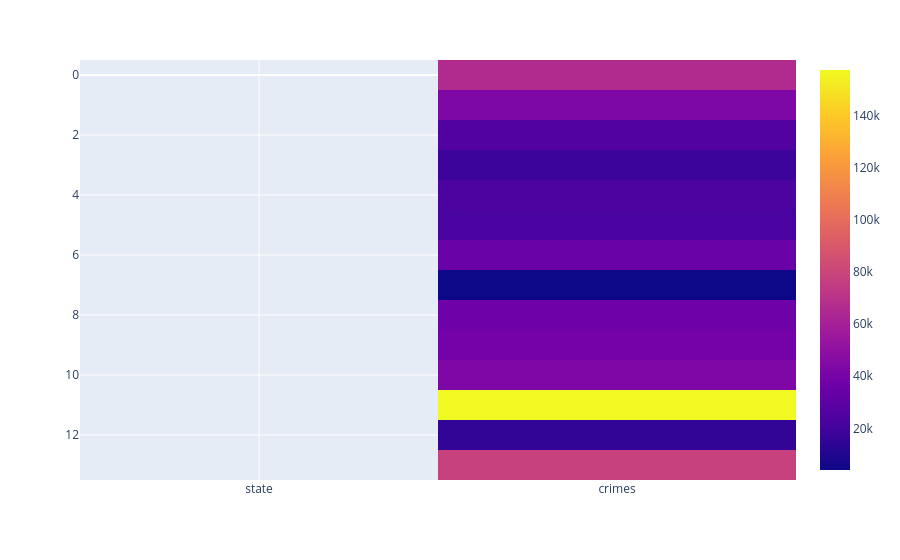

Write notebook code for a chart like this one.
### Code cell
fig = px.imshow(crimebystate_countsdf)

### Figure 1 — Plotly figure (JSON) as saved in the notebook; plotly's stock layout.template omitted (floating-point values rounded to 4 significant figures)
{"data": [{"coloraxis": "coloraxis", "hovertemplate": "x: %{x}<br>y: %{y}<br>color: %{z}<extra></extra>", "name": "0", "type": "heatmap", "x": ["state", "crimes"], "xaxis": "x", "y": [0, 1, 2, 3, 4, 5, 6, 7, 8, 9, 10, 11, 12, 13], "yaxis": "y", "z": [["Johor", 65963], ["Kedah", 43185], ["Kelantan", 25348], ["Melaka", 17980], ["Negeri Sembilan", 23392], ["Pahang", 22385], ["Perak", 34352], ["Perlis", 4019], ["Pulau Pinang", 36653], ["Sabah", 38944], ["Sarawak", 43136], ["Selangor", 157455], ["Terengganu", 14984], ["W.P. Kuala Lumpur", 77701]]}], "layout": {"coloraxis": {"colorscale": [[0, "#0d0887"], [0.1111, "#46039f"], [0.2222, "#7201a8"], [0.3333, "#9c179e"], [0.4444, "#bd3786"], [0.5556, "#d8576b"], [0.6667, "#ed7953"], [0.7778, "#fb9f3a"], [0.8889, "#fdca26"], [1, "#f0f921"]]}, "margin": {"t": 60}, "xaxis": {"anchor": "y", "constrain": "domain", "domain": [0, 1], "scaleanchor": "y"}, "yaxis": {"anchor": "x", "autorange": "reversed", "constrain": "domain", "domain": [0, 1]}}}
